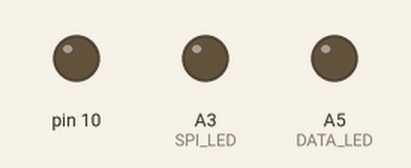
This sketch was run on a simulated Arduino Uno, built with avr-gcc and run on an emulated ATmega328P. Shown: output pins drawn as LEDs (lit = HIGH). What the sketch prints to the serial monitor is not drawn.

Above: at 0.05 s.
Timing chart, 0 to 3.0 s (numbered marks = the images above):
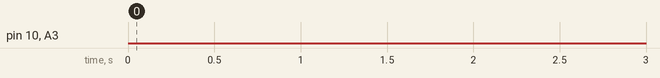

Measured:
- by itself, pin 10: LOW → HIGH at 5.0 s
- by itself, A3 (SPI_LED): LOW → HIGH at 5.9 s, → LOW 0.88 s later, → HIGH 0.88 s later, → LOW 0.88 s later, … (4 changes in this stretch)

The sketch:

LightberryHDUSB1.1.ino
```cpp
// Arduino "bridge" code between host computer and WS2801-based digital
// RGB LED pixels (e.g. Adafruit product ID #322).  Intended for use
// with USB-native boards such as Teensy or Adafruit 32u4 Breakout;
// works on normal serial Arduinos, but throughput is severely limited.
// LED data is streamed, not buffered, making this suitable for larger
// installations (e.g. video wall, etc.) than could otherwise be held
// in the Arduino's limited RAM.

// Some effort is put into avoiding buffer underruns (where the output
// side becomes starved of data).  The WS2801 latch protocol, being
// delay-based, could be inadvertently triggered if the USB bus or CPU
// is swamped with other tasks.  This code buffers incoming serial data
// and introduces intentional pauses if there's a threat of the buffer
// draining prematurely.  The cost of this complexity is somewhat
// reduced throughput, the gain is that most visual glitches are
// avoided (though ultimately a function of the load on the USB bus and
// host CPU, and out of our control).

// LED data and clock lines are connected to the Arduino's SPI output.
// On traditional Arduino boards, SPI data out is digital pin 11 and
// clock is digital pin 13.  On both Teensy and the 32u4 Breakout,
// data out is pin B2, clock is B1.  LEDs should be externally
// powered -- trying to run any more than just a few off the Arduino's
// 5V line is generally a Bad Idea.  LED ground should also be
// connected to Arduino ground.

// --------------------------------------------------------------------
//   This file is part of Adalight.

//   Adalight is free software: you can redistribute it and/or modify
//   it under the terms of the GNU Lesser General Public License as
//   published by the Free Software Foundation, either version 3 of
//   the License, or (at your option) any later version.

//   Adalight is distributed in the hope that it will be useful,
//   but WITHOUT ANY WARRANTY; without even the implied warranty of
//   MERCHANTABILITY or FITNESS FOR A PARTICULAR PURPOSE.  See the
//   GNU Lesser General Public License for more details.

//   You should have received a copy of the GNU Lesser General Public
//   License along with Adalight.  If not, see
//   <http://www.gnu.org/licenses/>.
// --------------------------------------------------------------------

#include <SPI.h>

// LED pin for Adafruit 32u4 Breakout Board:
//#define LED_DDR  DDRE
//#define LED_PORT PORTE
//#define LED_PIN  _BV(PORTE6)
// LED pin for Teensy:
//#define LED_DDR  DDRD
//#define LED_PORT PORTD
//#define LED_PIN  _BV(PORTD6)
// LED pin for Arduino:
#define LED_DDR  DDRB
#define LED_PORT PORTB
#define LED_PIN  _BV(PORTB5)

// A 'magic word' (along with LED count & checksum) precedes each block
// of LED data; this assists the microcontroller in syncing up with the
// host-side software and properly issuing the latch (host I/O is
// likely buffered, making usleep() unreliable for latch).  You may see
// an initial glitchy frame or two until the two come into alignment.
// The magic word can be whatever sequence you like, but each character
// should be unique, and frequent pixel values like 0 and 255 are
// avoided -- fewer false positives.  The host software will need to
// generate a compatible header: immediately following the magic word
// are three bytes: a 16-bit count of the number of LEDs (high byte
// first) followed by a simple checksum value (high byte XOR low byte
// XOR 0x55).  LED data follows, 3 bytes per LED, in order R, G, B,
// where 0 = off and 255 = max brightness.

static const uint8_t magic[] = {'A','d','a'};
#define MAGICSIZE  sizeof(magic)
#define HEADERSIZE (MAGICSIZE + 3)

#define MODE_HEADER 0
#define MODE_HOLD   1
#define MODE_DATA   2

#define DATA_LED A5
#define SPI_LED A3

// If no serial data is received for a while, the LEDs are shut off
// automatically.  This avoids the annoying "stuck pixel" look when
// quitting LED display programs on the host computer.
static const unsigned long serialTimeout = 15000; // 15 seconds

void setup()
{
  // Dirty trick: the circular buffer for serial data is 256 bytes,
  // and the "in" and "out" indices are unsigned 8-bit types -- this
  // much simplifies the cases where in/out need to "wrap around" the
  // beginning/end of the buffer.  Otherwise there'd be a ton of bit-
  // masking and/or conditional code every time one of these indices
  // needs to change, slowing things down tremendously.
  uint8_t
    buffer[256],
    indexIn       = 0,
    indexOut      = 0,
    mode          = MODE_HEADER,
    hi, lo, chk, i, spiFlag;
  int16_t
    bytesBuffered = 0,
    hold          = 0,
    c;
  int32_t
    bytesRemaining;
  unsigned long
    startTime,
    lastByteTime,
    lastAckTime,
    t;
  bool
     data_in_led = false,
     spi_out_led = false;

  LED_DDR  |=  LED_PIN; // Enable output for LED
  LED_PORT &= ~LED_PIN; // LED off
  pinMode(DATA_LED, OUTPUT); //data in led
  pinMode(SPI_LED, OUTPUT); //data out led

  delay(5000);

  Serial.begin(115200); // Teensy/32u4 disregards baud rate; is OK!

  SPI.begin();
  SPI.setBitOrder(MSBFIRST);
  SPI.setDataMode(SPI_MODE0);
  SPI.setClockDivider(SPI_CLOCK_DIV16); // 1 MHz max, else flicker

  // Issue test pattern to LEDs on startup.  This helps verify that
  // wiring between the Arduino and LEDs is correct.  Not knowing the
  // actual number of LEDs connected, this sets all of them (well, up
  // to the first 25,000, so as not to be TOO time consuming) to red,
  // green, blue, then off.  Once you're confident everything is working
  // end-to-end, it's OK to comment this out and reprogram the Arduino.
  uint8_t testcolor[] = { 0, 0, 0, 255, 0, 0 };
  for(int i=0; i<5; i++){
    for(SPDR = 0x00; !(SPSR & _BV(SPIF)); );
  }
  for(char n=3; n>=0; n--) {
    for(c=0; c<25000; c++) {
      for(i=0; i<3; i++) {
        for(SPDR = testcolor[n + i]; !(SPSR & _BV(SPIF)); );
      }
      for(i=0; i<1; i++) {
        for(SPDR = 0xFF; !(SPSR & _BV(SPIF)); );
      }
    }
    for(int i=0; i<16; i++){
       for(SPDR = 0x00; !(SPSR & _BV(SPIF)); );
    }
    delay(1); // One millisecond pause = latch
    digitalWrite(SPI_LED, spi_out_led = !spi_out_led);
  }

  Serial.print("Ada\n"); // Send ACK string to host

  startTime    = micros();
  lastByteTime = lastAckTime = millis();

  // loop() is avoided as even that small bit of function overhead
  // has a measurable impact on this code's overall throughput.

  for(;;) {
    digitalWrite(DATA_LED, LOW);
    digitalWrite(SPI_LED, LOW);
    // Implementation is a simple finite-state machine.
    // Regardless of mode, check for serial input each time:
    t = millis();
    if((bytesBuffered < 256) && ((c = Serial.read()) >= 0)) {
      buffer[indexIn++] = c;
      bytesBuffered++;
      lastByteTime = lastAckTime = t; // Reset timeout counters
    } else {
      // No data received.  If this persists, send an ACK packet
      // to host once every second to alert it to our presence.
      if((t - lastAckTime) > 1000) {
        Serial.print("Ada\n"); // Send ACK string to host
        lastAckTime = t; // Reset counter
      }
      // If no data received for an extended time, turn off all LEDs.
      if((t - lastByteTime) > serialTimeout) {
          for(c=0; c<25000; c++) {
            for(i=0; i<3; i++) {
                 for(SPDR = 0x00; !(SPSR & _BV(SPIF)); );
            }
            for(i=0; i<1; i++) {
                for(SPDR = 0xFF; !(SPSR & _BV(SPIF)); );
            }
          }
        delay(1); // One millisecond pause = latch
        lastByteTime = t; // Reset counter
      }
    }

    switch(mode) {

     case MODE_HEADER:

      // In header-seeking mode.  Is there enough data to check?
      if(bytesBuffered >= HEADERSIZE) {
        // Indeed.  Check for a 'magic word' match.
        for(i=0; (i<MAGICSIZE) && (buffer[indexOut++] == magic[i++]););
        if(i == MAGICSIZE) {
          // Magic word matches.  Now how about the checksum?
          hi  = buffer[indexOut++];
          lo  = buffer[indexOut++];
          chk = buffer[indexOut++];
          if(chk == (hi ^ lo ^ 0x55)) {
            // Checksum looks valid.  Get 16-bit LED count, add 1
            // (# LEDs is always > 0) and multiply by 3 for R,G,B.
            bytesRemaining = 4L * (256L * (long)hi + (long)lo) +4L + (256L *(long)hi + (long)lo +15)/16;
            bytesBuffered -= 3;
            spiFlag        = 0;         // No data out yet
            mode           = MODE_HOLD; // Proceed to latch wait mode
            digitalWrite(DATA_LED, data_in_led = !data_in_led);
          } else {
            // Checksum didn't match; search resumes after magic word.
            indexOut  -= 3; // Rewind
          }
        } // else no header match.  Resume at first mismatched byte.
        bytesBuffered -= i;
      }
      break;

     case MODE_HOLD:

      // Ostensibly "waiting for the latch from the prior frame
      // to complete" mode, but may also revert to this mode when
      // underrun prevention necessitates a delay.

      if((micros() - startTime) < hold) break; // Still holding; keep buffering

      // Latch/delay complete.  Advance to data-issuing mode...
      LED_PORT &= ~LED_PIN;  // LED off
      mode      = MODE_DATA; // ...and fall through (no break):

     case MODE_DATA:
      digitalWrite(SPI_LED, spi_out_led = !spi_out_led);
      while(spiFlag && !(SPSR & _BV(SPIF))); // Wait for prior byte
      if(bytesRemaining > 0) {
        if(bytesBuffered > 0) {
          SPDR = buffer[indexOut++];   // Issue next byte
          bytesBuffered--;
          bytesRemaining--;
          spiFlag = 1;
        }
        // If serial buffer is threatening to underrun, start
       // introducing progressively longer pauses to allow more
        // data to arrive (up to a point).
       if((bytesBuffered < 32) && (bytesRemaining > bytesBuffered)) {
         startTime = micros();
          hold      = 100 + (32 - bytesBuffered) * 10;
          mode      = MODE_HOLD;
        }
      } else {
        // End of data -- issue latch:
        startTime  = micros();
        hold       = 1000;        // Latch duration = 1000 uS
        LED_PORT  |= LED_PIN;     // LED on
        mode       = MODE_HEADER; // Begin next header search
      }
    } // end switch
  } // end for(;;)
}

void loop()
{
  // Not used.  See note in setup() function.
}
```
